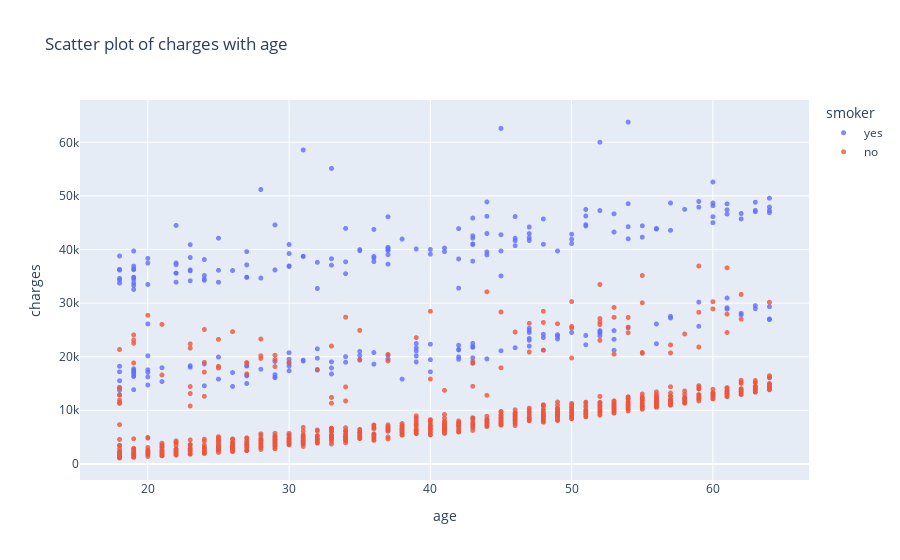

The code cell stored with this chart in its notebook:
### Code cell
fig = px.scatter(df, x='age', y='charges', hover_data=['sex'], 
                 opacity=0.8, color='smoker', title='Scatter plot of charges with age')
fig.update_traces(marker_size = 5)
fig.show()
fig = px.scatter(df, x='bmi', y='charges', hover_data=['sex'], 
                 opacity=0.8, color='smoker', title='Scatter plot of charges with bmi')
fig.update_traces(marker_size = 5)
fig.show()
# There seems to be no real relationship between bmi and medical_charges, but in case of the smokers there are two 
#major clusters in the neightbourhood of 30k
fig = px.violin(df, x='children', y='charges')
fig.show()

### Figure 1 — Plotly figure (JSON) as saved in the notebook; plotly's stock layout.template omitted (floating-point values rounded to 4 significant figures; data arrays with more than 128 entries replaced by an {"elided": "..."} marker saying what was removed)
{"data": [{"customdata": {"elided": "274x1 str values"}, "hovertemplate": "smoker=yes<br>age=%{x}<br>charges=%{y}<br>sex=%{customdata[0]}<extra></extra>", "legendgroup": "yes", "marker": {"color": "#636efa", "opacity": 0.8, "size": 5, "symbol": "circle"}, "mode": "markers", "name": "yes", "showlegend": true, "type": "scattergl", "x": {"elided": "274 int values"}, "xaxis": "x", "y": {"elided": "274 float values"}, "yaxis": "y"}, {"customdata": {"elided": "1064x1 str values"}, "hovertemplate": "smoker=no<br>age=%{x}<br>charges=%{y}<br>sex=%{customdata[0]}<extra></extra>", "legendgroup": "no", "marker": {"color": "#EF553B", "opacity": 0.8, "size": 5, "symbol": "circle"}, "mode": "markers", "name": "no", "showlegend": true, "type": "scattergl", "x": {"elided": "1064 int values"}, "xaxis": "x", "y": {"elided": "1064 float values"}, "yaxis": "y"}], "layout": {"legend": {"title": {"text": "smoker"}, "tracegroupgap": 0}, "title": {"text": "Scatter plot of charges with age"}, "xaxis": {"anchor": "y", "domain": [0, 1], "title": {"text": "age"}}, "yaxis": {"anchor": "x", "domain": [0, 1], "title": {"text": "charges"}}}}
